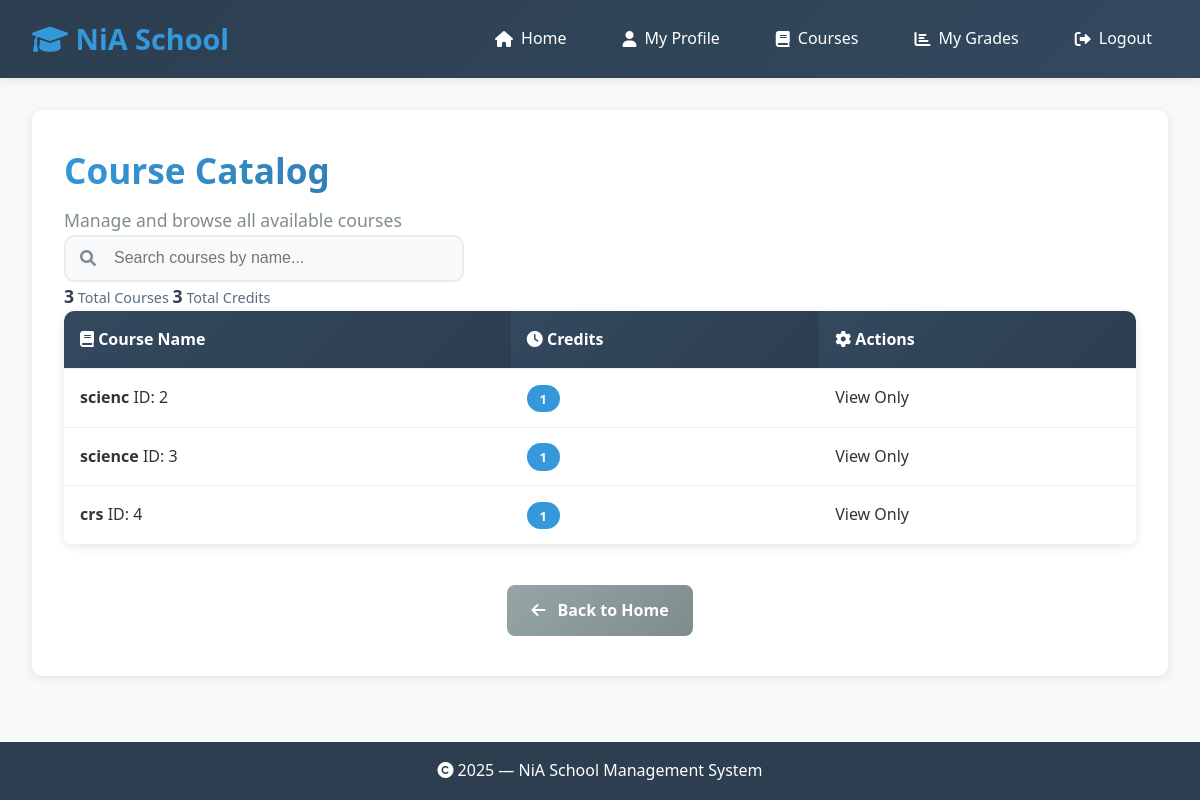
The app's page /courses (signed in) with its own data.
### models.py (models this page shows, shortened)
class Course(db.Model):
    __tablename__ = "courses"
    id = db.Column(db.Integer, primary_key=True)
    course_name = db.Column(db.String(100), nullable=False)
    credit = db.Column(db.Integer, default=1)
    grades = db.relationship(
        'Grade',
        backref='course_obj',
        lazy=True,
        cascade="all, delete"
    )

### app.py (the view)
@app.route('/courses')
@login_required
@roles_required('admin', 'teacher', 'student')
def show_courses():
    courses = Course.query.all()
    return render_template('courses.html', courses=courses)

### app.py (called while the page is built)
@login_manager.user_loader
def load_user(user_id):
    return User.query.get(int(user_id))

def roles_required(*roles):
    def decorator(f):
        @wraps(f)
        def decorated_function(*args, **kwargs):
            if not current_user.is_authenticated:
                return redirect(url_for('login'))
            if current_user.role not in roles:
                abort(403)
            return f(*args, **kwargs)
        return decorated_function
    return decorator

@app.context_processor
def utility_processor():
    return dict(get_profile_pic_url=get_profile_pic_url)

### templates/courses.html (shortened to what this page needs)
{% extends "base.html" %}
{% block content %}
<div class="dashboard-section">
    <div class="courses-header">
        <div class="header-content">
            <h1>Course Catalog</h1>
            <p>Manage and browse all available courses</p>
        </div>
    </div>
    <div class="courses-controls">
        <div class="search-box">
            <i class="fas fa-search"></i>
            <input type="text" id="searchInput" placeholder="Search courses by name...">
        </div>
        <div class="courses-stats">
            <span class="stat">
                <strong>{{ courses|length }}</strong> Total Courses
            </span>
            <span class="stat">
                <strong>{{ courses|sum(attribute='credit') }}</strong> Total Credits
            </span>
        </div>
    </div>
    <div class="table-container">
        {% if courses %}
        <table id="coursesTable" class="data-table">
            <thead>
                <tr>
                    <th>
                        <i class="fas fa-book"></i>
                        Course Name
                    </th>
                    <th>
                        <i class="fas fa-clock"></i>
                        Credits
                    </th>
                    <th>
                        <i class="fas fa-cog"></i>
                        Actions
                    </th>
                </tr>
            </thead>
            <tbody>
            {% for course in courses %}
                <tr>
                    <td class="course-name">
                        <div class="course-info">
                            <strong>{{ course.course_name }}</strong>
                            <span class="course-id">ID: {{ course.id }}</span>
                        </div>
                    </td>
                    <td class="credits">
                        <span class="credit-badge">{{ course.credit }}</span>
                    </td>
                    <td class="actions">
                        {% if current_user.role in ['admin', 'teacher'] %}
                        <form action="{{ url_for('delete_course', course_id=course.id) }}" method="post" class="delete-form">
                            <button type="submit" class="btn btn-danger btn-small" onclick="return confirm('Are you sure you want to delete {{ course.course_name }}?')">
                                <i class="fas fa-trash"></i>
                                Delete
                            </button>
                        </form>
                        {% else %}
                        <span class="no-actions">View Only</span>
                        {% endif %}
                    </td>
                </tr>
            {% endfor %}
            </tbody>
        </table>
        {% endif %}
    </div>
    <div class="action-buttons">
        <a href="{{ url_for('home') }}" class="btn btn-secondary">
            <i class="fas fa-arrow-left"></i>
            Back to Home
        </a>
    </div>
</div>
{% endblock %}

### static/style.css (style rules this page uses)
* { margin: 0; padding: 0; box-sizing: border-box; }
body { font-family: 'Segoe UI', Tahoma, Geneva, Verdana, sans-serif; line-height: 1.6; color: #333; background: #f8f9fa; }
.dashboard-section { background: white; border-radius: 10px; padding: 2rem; box-shadow: 0 2px 10px rgba(0,0,0,0.1); margin-bottom: 2rem; }
.btn { display: inline-block; padding: 0.8rem 1.5rem; border: none; border-radius: 8px; text-decoration: none; font-weight: 600; text-align: center; transition: all 0.3s ease; cursor: pointer; font-size: 1rem; margin: 0.5rem; }
.btn-secondary { background: linear-gradient(135deg, #95a5a6, #7f8c8d); color: white; }
.table-container { overflow-x: auto; border-radius: 10px; box-shadow: 0 2px 10px rgba(0,0,0,0.1); }
.data-table { width: 100%; border-collapse: collapse; background: white; }
.data-table th, .data-table td { padding: 1rem; text-align: left; border-bottom: 1px solid #ecf0f1; }
.data-table th { background: linear-gradient(135deg, #34495e, #2c3e50); color: white; font-weight: 600; }
.credit-badge { background: #3498db; color: white; padding: 0.3rem 0.8rem; border-radius: 15px; font-size: 0.8rem; font-weight: bold; }
.action-buttons { text-align: center; margin-top: 2rem; }
.btn i { margin-right: 0.5rem; }
.header-content h1 { color: #2c3e50; font-size: 2.2rem; margin-bottom: 0.5rem; background: linear-gradient(135deg, #3498db, #2c3e50); -webkit-background-clip: text; -webkit-text-fill-color: transparent; background-clip: text; }
.header-content p { color: #7f8c8d; font-size: 1.1rem; }
.search-box { position: relative; flex: 1; max-width: 400px; }
.search-box i { position: absolute; left: 1rem; top: 50%; transform: translateY(-50%); color: #7f8c8d; z-index: 2; }
.search-box input { width: 100%; padding: 0.8rem 1rem 0.8rem 3rem; border: 2px solid #e9ecef; border-radius: 10px; font-size: 1rem; transition: all 0.3s ease; background: #f8f9fa; }
.stat { color: #5a6c7d; font-size: 0.9rem; }
.stat strong { color: #2c3e50; font-size: 1.1rem; }

### records on screen
Course: course_name "scienc", id "2", credit "1"
Course: course_name "science", id "3", credit "1"
Course: course_name "crs", id "4", credit "1"

### other values on screen
{{ courses|length }} "3"
{{ courses|sum(attribute='credit') }} "3"
{{ year or 2025 }} "2025"
